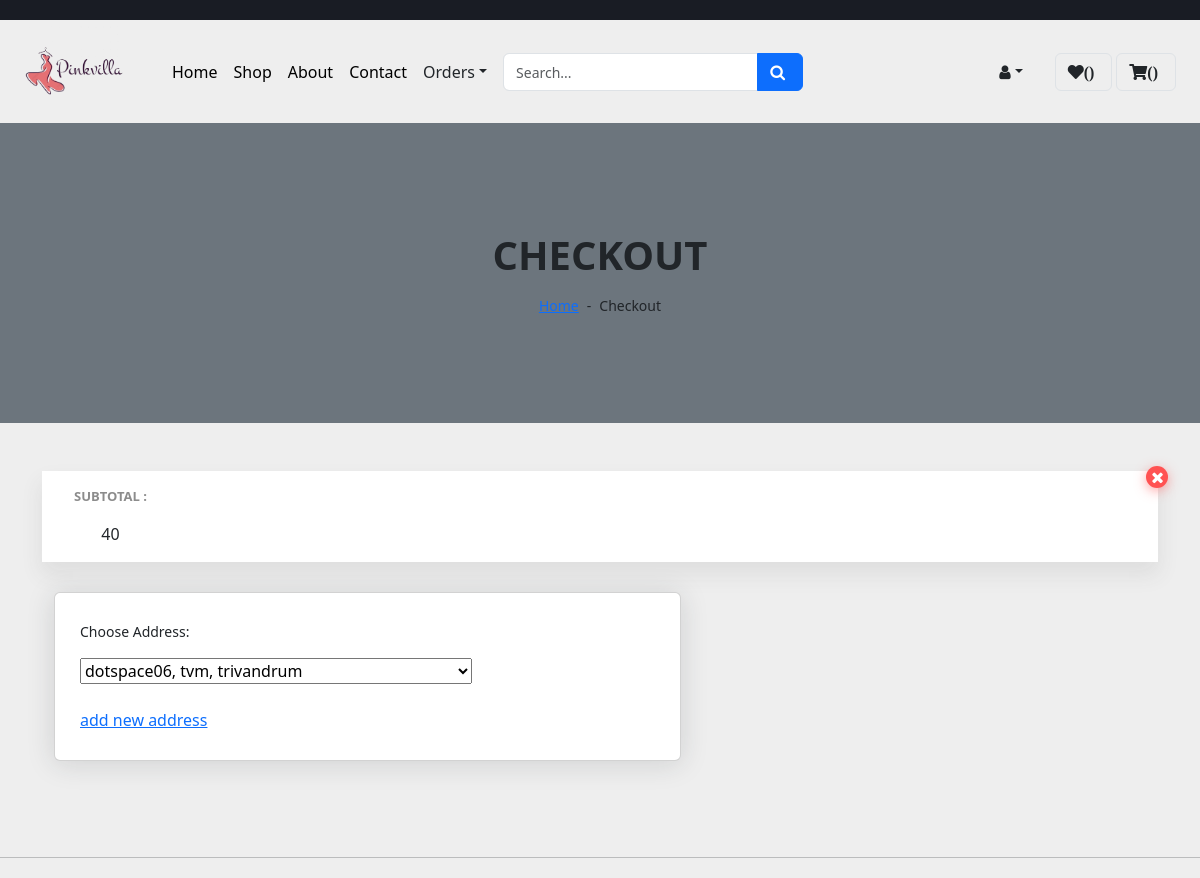
/checkout/ (signed in, upper part), run on an earlier commit of the app's database.
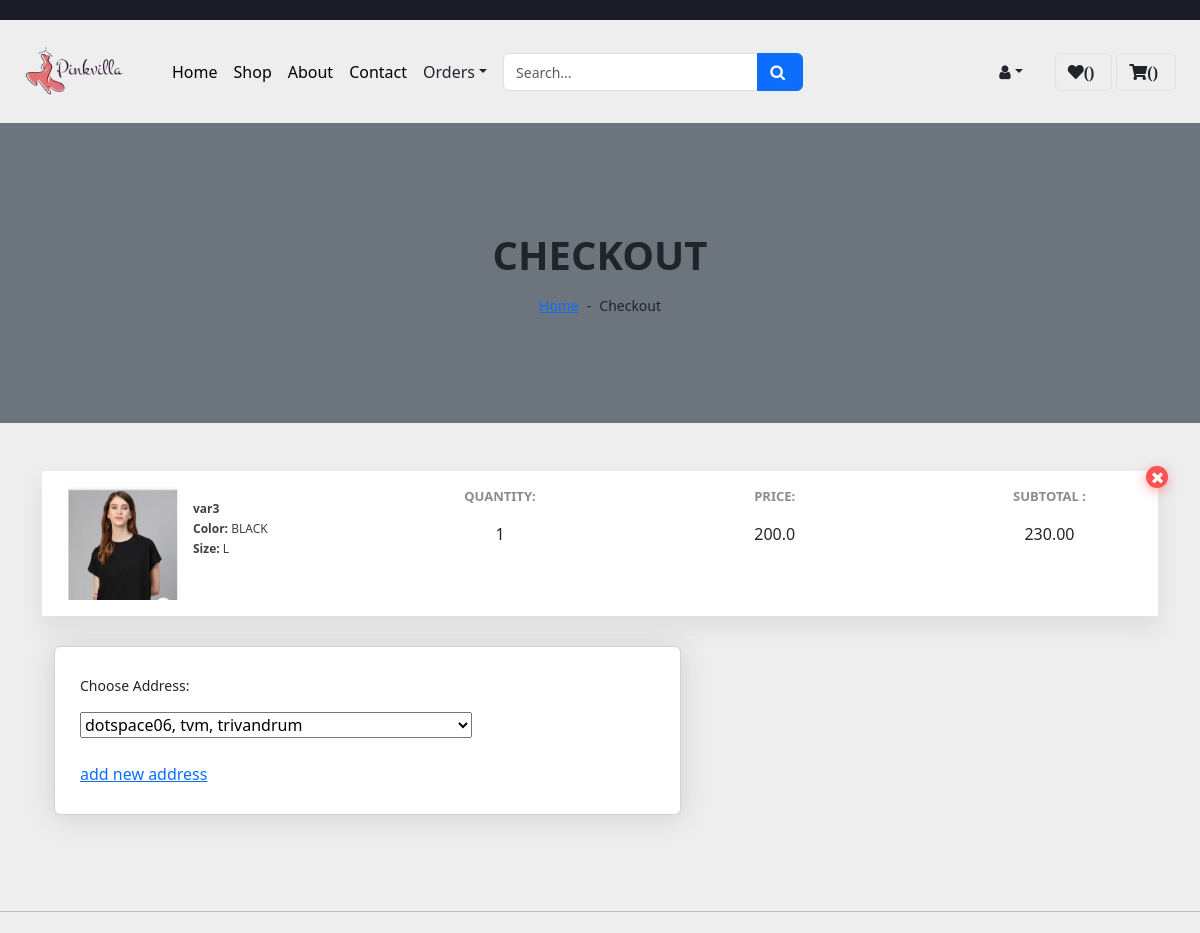
And on a later commit of the database.
### app1/models.py (models this page shows, shortened)
class Cart(models.Model):
    username = models.ForeignKey(custom_user,on_delete=models.CASCADE)
    variant = models.ForeignKey(Variant,on_delete=models.CASCADE)
    coupon = models.ForeignKey(Coupon, on_delete=models.SET_NULL,null=True,blank= True)
    discount_price= models.DecimalField(max_digits=10,decimal_places=2,default=0)
    quantity = models.PositiveIntegerField(default=1)
    def total_cost(self):
        return self.quantity * self.variant.price

class Variant(models.Model):
    id = models.AutoField(primary_key=True)
    variant = models.CharField(max_length=100,blank= True,null= True)
    Product = models.ForeignKey(Product,on_delete=models.CASCADE)
    Color = models.ForeignKey(Color,on_delete=models.CASCADE)
    Size = models.ForeignKey(Size,on_delete=models.CASCADE)
    quantity = models.IntegerField(default=1)
    price = models.FloatField(default=0)
    image1 = models.ImageField(blank=True, upload_to='images/')
    image2 = models.ImageField(blank=True, upload_to='images/')
    image3 = models.ImageField(blank=True, upload_to='images/')
    image4 = models.ImageField(blank=True, upload_to='images/')

class Color(models.Model):
    color = models.CharField(max_length=50)
    def __str__(self):
        return self.color

class Size(models.Model):
    size = models.CharField(max_length=20)
    def __str__(self):
        return self.size

### app1/views.py (the view, shortened to what this page needs)
# urls.py: path('checkout/', views.checkout, name='checkout'),
def checkout(request):
  if "username" in request.session:
    print(RAZORPAY_API_SECRET_KEY,"####################")
    username=custom_user.objects.get(username=request.session["username"])
    cartobj = Cart.objects.filter(username = username)
    addobj = Address.objects.filter(username = username)
    total_cost = sum(item.total_cost() for item in cartobj)+40
    coupon_discount = sum(item.coupon.discount_price for item in cartobj if item.coupon)
    total_cost =Decimal(total_cost) - coupon_discount
    client = razorpay.Client(
    auth=(RAZORPAY_API_KEY, RAZORPAY_API_SECRET_KEY))
    amount=int(total_cost*100)
    currency='INR'
    data = dict(amount=amount,currency=currency,payment_capture=1)
    payment_order = client.order.create(data=data)
    payment_order_id=payment_order['id']
    context = {
            'username': username,
            'cartobj': cartobj,
            'addobj': addobj,
            'total_cost':total_cost,
            "api_key":RAZORPAY_API_KEY,
            "amount":400,
            "order_id":payment_order_id,
            }
    return render (request,"checkout.html",context)

### app1/templates/Checkout.html (shortened to what this page needs)
{% extends 'product_detail.html' %}
{% load static %}
{% block main-content %}
 <div class="container-fluid bg-secondary mb-5">
    <div class="d-flex flex-column align-items-center justify-content-center" style="min-height: 300px">
        <h1 class="font-weight-semi-bold text-uppercase mb-3">Checkout</h1>
        <div class="d-inline-flex">
            <p class="m-0"><a href="">Home</a></p>
            <p class="m-0 px-2">-</p>
            <p class="m-0">Checkout</p>
        </div>
    </div>
</div>
<link href="https://maxcdn.bootstrapcdn.com/font-awesome/4.3.0/css/font-awesome.min.css" rel="stylesheet">
  <div class="container pb-5 mb-2">
      <div class="cart-item d-md-flex justify-content-between"><span class="remove-item"><i class="fa fa-times"></i></span>
          {% for item in cartobj %}
            <div class="px-3 my-3">
                    <div class="cart-item-product-thumb">
                      <img src="{{ item.variant.image1.url }}" alt="" class="img-fluid">
                    </div>
                    <div class="cart-item-product-info">
                        <span><strong>{{ item.variant.variant }}</strong> </span>
                        <span><strong>Color:</strong> {{item.variant.Color}}</span>
                        <span><strong>Size:</strong> {{item.variant.Size}}</span>
                    </div>
            </div>
          <div class="px-3 my-3 text-center">
              <div class="cart-item-label">Quantity:</div>
                <div class="count-input">
                  {{ item.quantity }}
              </div>
            </div>
              <div class="px-3 my-3 text-center">
              <div class="cart-item-label">Price:</div>
              <div class="count-input">
                {{ item.variant.price }}
              </div>
          </div>
          {% endfor%}
          <div class="px-3 my-3 text-center">
              <div class="cart-item-label">Subtotal :</div>
              <div id="total_cost" class="count-input">
                {{total_cost}}
              </div>
          </div>
        </div>
  <aside class =" col-md-7">
    <div class = "card mb-3">
        <div class = " card-body">
          <form action="{% url 'checkout'  %}" method="POST" name="order_post">
                          <div>
                                  <p>Choose Address: </p>
                                  <select id="addressid" name="address">
                                      {% for address in addobj %}
                                          <option value="{{ address.flat }}">{{ address.flat }}, {{ address.locality }}, {{ address.city }}</option>
                                      {% endfor %}
                                  </select>
                                  <br><br>
                                <a class  href="{% url 'user_profile' %}">add new address</a>
                          </div>
                      </div>
                  </div>
                  <br>
                </div>
                <hr class="my-2">
              <div class="row pt-3 pb-5 mb-2">
              <br>
              <br>
</div>
{% endblock main-content %}

What changed in the data, as far as the page shows it:
added Cart: variant.image1 (picture), variant.variant "var3", variant.Color "BLACK", variant.Size "L", quantity "1", variant.price "200.0"
Also different on the page:
{{ total_cost }}: "40" → "230.00"
